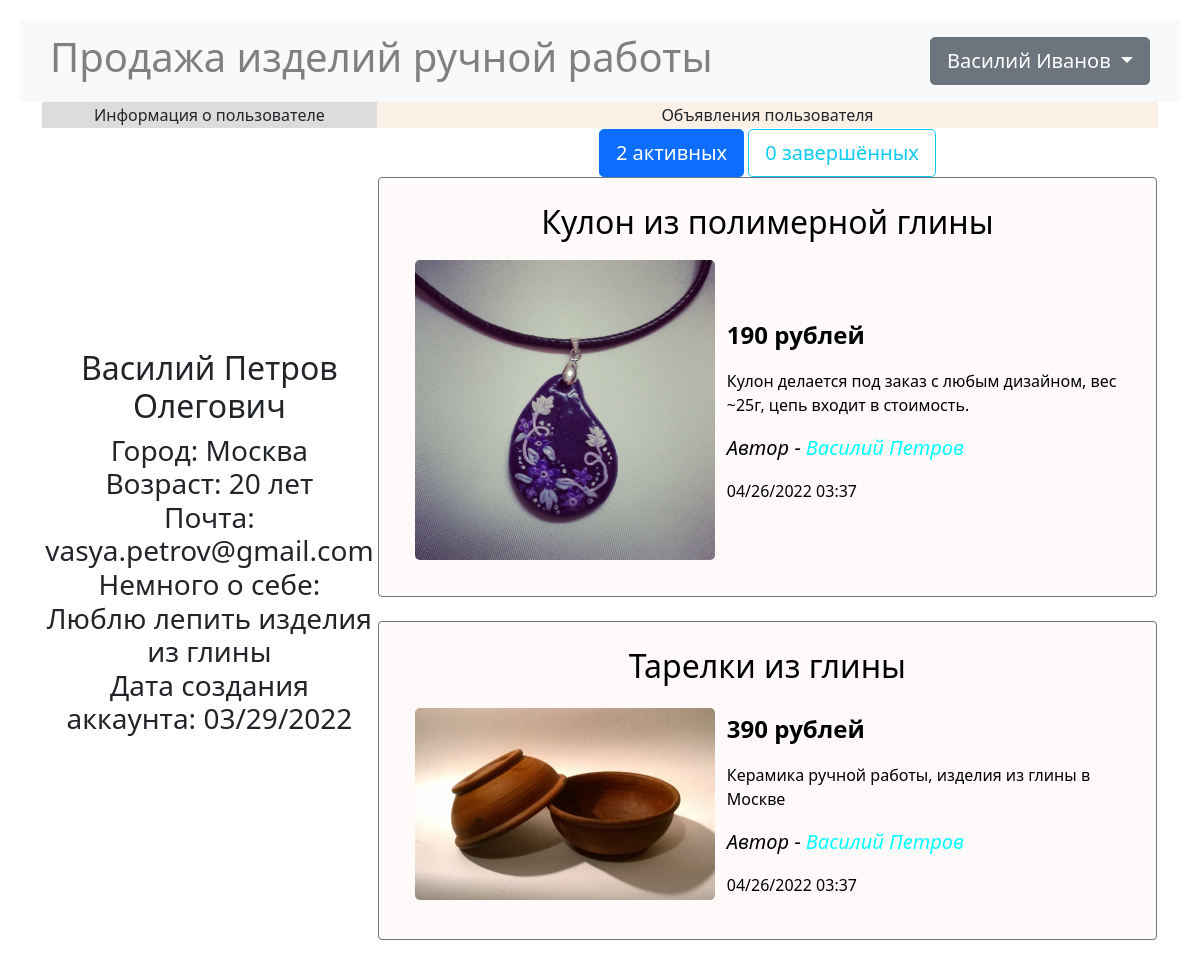
The app's page /user/5/active (signed in) with its own data.
### data/users.py (models this page shows, shortened)
class User(SqlAlchemyBase, UserMixin, SerializerMixin):
    __tablename__ = 'users'
    id = sqlalchemy.Column(sqlalchemy.Integer,
                           primary_key=True, autoincrement=True)
    name = sqlalchemy.Column(sqlalchemy.String, nullable=True)
    surname = sqlalchemy.Column(sqlalchemy.String, nullable=True)
    patronymic = sqlalchemy.Column(sqlalchemy.String, nullable=True)
    city = sqlalchemy.Column(sqlalchemy.String, nullable=True)
    age = sqlalchemy.Column(sqlalchemy.Integer, nullable=True)
    email = sqlalchemy.Column(sqlalchemy.String,
                              index=True, unique=True, nullable=True)
    about = sqlalchemy.Column(sqlalchemy.String, nullable=True)
    hashed_password = sqlalchemy.Column(sqlalchemy.String, nullable=True)
    created_date = sqlalchemy.Column(sqlalchemy.DateTime,
                                     default=datetime.datetime.now)
    ads = orm.relation("Ad", back_populates='user')

### data/ads.py (models this page shows)
class Ad(SqlAlchemyBase, SerializerMixin):
    __tablename__ = 'ads'
    id = sqlalchemy.Column(sqlalchemy.Integer,
                           primary_key=True, autoincrement=True)
    user_id = sqlalchemy.Column(sqlalchemy.Integer,
                                sqlalchemy.ForeignKey("users.id"))
    title = sqlalchemy.Column(sqlalchemy.String, nullable=True)
    content = sqlalchemy.Column(sqlalchemy.String, nullable=True)
    price = sqlalchemy.Column(sqlalchemy.Integer, nullable=True)
    filename = sqlalchemy.Column(sqlalchemy.String, nullable=True)
    created_date = sqlalchemy.Column(sqlalchemy.DateTime,
                                     default=datetime.datetime.now)
    is_sold = sqlalchemy.Column(sqlalchemy.Boolean, default=False)
    material = sqlalchemy.Column(sqlalchemy.String, nullable=True)
    condition = sqlalchemy.Column(sqlalchemy.String, nullable=True)
    user = orm.relation('User')

### main.py (the view)
@app.route("/user/<user_id>/<state>")
def profile(user_id, state):
    db_sess = db_session.create_session()
    user = db_sess.query(User).filter(User.id == user_id).first()
    active_ads = db_sess.query(Ad).filter(Ad.user == user,
                                          Ad.is_sold == 0).all()
    complete_ads = db_sess.query(Ad).filter(Ad.user == user,
                                            Ad.is_sold == 1).all()
    ads = complete_ads if state == "complete" else active_ads
    params = {
        "user": user,
        "ads": ads,
        "active": active_ads,
        "complete": complete_ads,
        "title": f"Профиль пользователя {user.name} {user.surname}",
        "state": state,
        "css": "/static/css/index.css"
    }
    return render_template("profile.html", **params)

### data/db_session.py (called while the page is built)
def create_session() -> Session:
    global __factory
    return __factory()

### main.py (called while the page is built)
@login_manager.user_loader
def load_user(user_id):
    db_sess = db_session.create_session()
    return db_sess.query(User).get(user_id)

### templates/profile.html
{% extends "base.html" %}
{% block content %}
<table>
    <tr>
        <td align="center" bgcolor="#DCDCDC" width="30%">Информация о пользователе</td>
        <td align="center" bgcolor="#FAF0E6">Объявления пользователя</td>
    </tr>
    <tr>
        <td align="center"><h2 >{{user.name}} {{user.surname}} {{user.patronymic}}</h2>
            <h3 >Город: {{user.city}}<br>
                Возраст: {{user.age}} лет<br>
                Почта: {{user.email}}<br>
                Немного о себе:<br>{{user.about}}<br>
                Дата создания аккаунта:
                {{user.created_date.strftime("%m/%d/%Y")}}</h3></td>
        <td align="center">
            {% if state == "complete" %}
                {% set active_btn_color = "btn-outline-primary" %}
                {% set complete_btn_color = "btn-info" %}
            {% else %}
                {% set active_btn_color = "btn-primary" %}
                {% set complete_btn_color = "btn-outline-info" %}
            {% endif %}
            <div class="d-grid gap-2 d-md-block" role="group"
                 aria-label="Basic radio toggle button group" align="top">
                <a type="button" href="/user/{{user.id}}/active"
                   class="btn {{ active_btn_color }} btn-lg">
                    {{ active | length() }} активных</a>
                <a type="button" href="/user/{{user.id}}/complete"
                   class="btn {{ complete_btn_color }} btn-lg">
                    {{ complete | length() }} завершённых</a>
            </div>
            {% include "ads_list.html" %}
        </td>
    </tr>
</table>
{% endblock %}

### templates/base.html (shortened to what this page needs)
<!doctype html>
<html lang="en">
<head>
    <link href="https://cdn.jsdelivr.net/npm/bootstrap@5.1.3/dist/css/bootstrap.min.css"
          rel="stylesheet"
>
    <link rel="stylesheet" type="text/css" href={{css}}>
    <link rel="stylesheet" type="text/css" href="/static/css/base.css">
</head>
<body>
<header>
    <nav class="navbar navbar-light bg-light">
        <span class="navbar-text h1" data-bs-toggle="tooltip"
              data-bs-placement="bottom" title="Перейти на главную страницу">
            <a href="/" class="base_title"
               style="color:grey; white-space: nowrap;">
                Продажа изделий ручной работы</a></span>
        {% if current_user.is_authenticated %}
        <div class="btn-group">
            <button type="button"
                    class="btn btn-secondary btn-lg dropdown-toggle"
                    data-bs-toggle="dropdown" aria-expanded="false">
                {{ current_user.name }} {{ current_user.surname }}
            </button>
        </div>
        {% else %}
        <p>
            <a class="btn btn-primary"
               href="/register">Зарегистрироваться</a>
            <a class="btn btn-success" href="/login">Войти</a>
        </p>
        {% endif %}
    </nav>
</header>
<main role="main" class="container">
    {% block content %}{% endblock %}
</main>
</body>
</html>

### templates/ads_list.html (shortened to what this page needs)
{% for item in ads|sort(attribute='created_date', reverse=true)%}
{% set i = loop.index %}
<div class="add">
    <div class="border border-secondary rounded">
        <a href="/ad/details/{{ item.id }}" title="Подробнее о товаре" id="add_href">
            <h2 align="center">{{item.title}}</h2>
            <table>
                <tr>
                    <td>
                        <a data-bs-toggle="modal"
                           data-bs-target="#Modal{{loop.index}}">
                            <img class="add_img rounded-3"
                                 src="/static/img/{{item.filename}}"
                                 alt="Изображение товара">
                        </a>
                    </td>
                    <td><p>
                        <p class="fw-bold fs-4">{{item.price}} рублей</p>
                        <p class="fs-6">{{item.content}}</p>
                        <p class="fst-italic fs-5">
                            Автор - <a class="navbar-brand"
                                       href="/user/{{item.user.id}}/active"
                                       title="Подробнее об авторе"
                                       id="profile_href">
                            {{item.user.name}} {{item.user.surname}}</a></p>
                        <p class="fs-6">
                            {{item.created_date.strftime("%m/%d/%Y %H:%M")}}</p>
                    </td>
                </tr>
            </table>
        </a>
    </div>
</div><br>
{% endfor %}

### static/css/index.css (style rules this page uses)
.border { padding: 25px 25px; }
.add { background-color: #FFFAFA; }
#add_href { color: #000000; text-decoration: none; }
#profile_href { color: #00FFFF; text-decoration: none; }
.add_img { max-width: 300px; height: auto; margin: 10px; }

### static/css/base.css (style rules this page uses)
body { margin: 20px; }
.navbar { padding: 5px 30px; }
.base_title { text-decoration: none; }

### records on screen
User: name "Василий", surname "Иванов"
User: name "Василий", surname "Петров", patronymic "Олегович", city "Москва", age "20", email "vasya.petrov@gmail.com", about "Люблю лепить изделия из глины", created_date "03/29/2022"
Ad: title "Кулон из полимерной глины", filename (picture), price "190", content "Кулон делается под заказ с любым дизайном, вес ~25г, цепь входит в стоимость.", user.name "Василий", user.surname "Петров", created_date "04/26/2022 03:37"
Ad: title "Тарелки из глины", filename (picture), price "390", content "Керамика ручной работы, изделия из глины в Москве", user.name "Василий", user.surname "Петров", created_date "04/26/2022 03:37"

### other values on screen
{{ active | length() }} "2"
{{ complete | length() }} "0"
